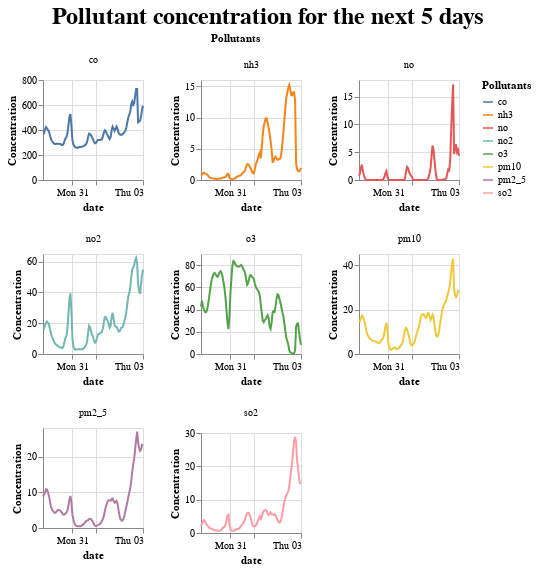

Notebook source saved alongside this figure:
### Code cell
pollution_forecast = get_pollution_forecast(lat, lon, api_key)
pollution_forecast

### Figure 1 — Vega-Lite specification as saved in the notebook (floating-point values rounded to 4 significant figures; data arrays with more than 128 entries replaced by an {"elided": "..."} marker saying what was removed)
{"config": {"view": {"continuousWidth": 400, "continuousHeight": 300}, "title": {"anchor": "middle", "fontSize": 24}}, "data": {"name": "data-76c0839d99c7a1f4372a73a05082cd33"}, "facet": {"field": "Pollutants", "type": "nominal"}, "spec": {"mark": "line", "encoding": {"color": {"field": "Pollutants", "type": "nominal"}, "x": {"field": "dt", "title": "date", "type": "temporal"}, "y": {"field": "Concentration", "title": "Concentration", "type": "quantitative"}}, "height": 100, "width": 100}, "columns": 3, "resolve": {"axis": {"x": "independent", "y": "independent"}, "scale": {"x": "independent", "y": "independent"}}, "title": "Pollutant concentration for the next 5 days", "$schema": "https://vega.github.io/schema/vega-lite/v4.17.0.json", "datasets": {"data-76c0839d99c7a1f4372a73a05082cd33": {"elided": "824 records"}}}
